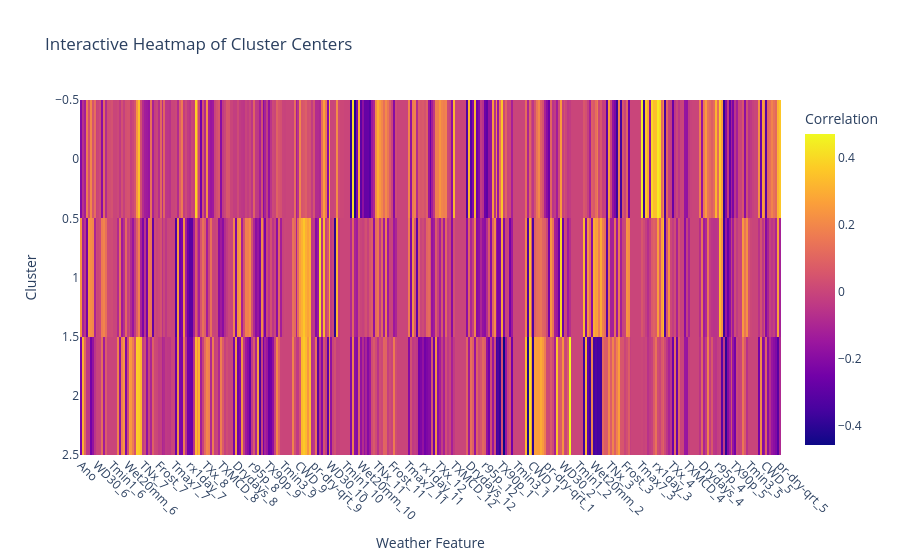

Source (notebook cell):
### Code cell
fig_heatmap = px.imshow(
    centers_df,
    labels=dict(x="Weather Feature", y="Cluster", color="Correlation"),
    title="Interactive Heatmap of Cluster Centers",
    text_auto=".2f", # Display values on the heatmap
    aspect="auto"
)
fig_heatmap.update_xaxes(tickangle=45)
# Save to an HTML file and show
fig_heatmap.write_html("Heatmap dos clusters em relação as variáveis.html")
print("Saved interactive heatmap to 'interactive_heatmap.html'")
fig_heatmap.show()

### Figure 1 — Plotly figure (JSON) as saved in the notebook; plotly's stock layout.template omitted (floating-point values rounded to 4 significant figures; data arrays with more than 128 entries replaced by an {"elided": "..."} marker saying what was removed)
{"data": [{"coloraxis": "coloraxis", "hovertemplate": "Weather Feature: %{x}<br>Cluster: %{y}<br>Correlation: %{z}<extra></extra>", "name": "0", "texttemplate": "%{z:.2f}", "type": "heatmap", "x": {"elided": "361 str values"}, "xaxis": "x", "y": [0, 1, 2], "yaxis": "y", "z": {"elided": "3x361 float values"}}], "layout": {"coloraxis": {"colorbar": {"title": {"text": "Correlation"}}, "colorscale": [[0, "#0d0887"], [0.1111, "#46039f"], [0.2222, "#7201a8"], [0.3333, "#9c179e"], [0.4444, "#bd3786"], [0.5556, "#d8576b"], [0.6667, "#ed7953"], [0.7778, "#fb9f3a"], [0.8889, "#fdca26"], [1, "#f0f921"]]}, "title": {"text": "Interactive Heatmap of Cluster Centers"}, "xaxis": {"anchor": "y", "domain": [0, 1], "tickangle": 45, "title": {"text": "Weather Feature"}}, "yaxis": {"anchor": "x", "autorange": "reversed", "domain": [0, 1], "title": {"text": "Cluster"}}}}
